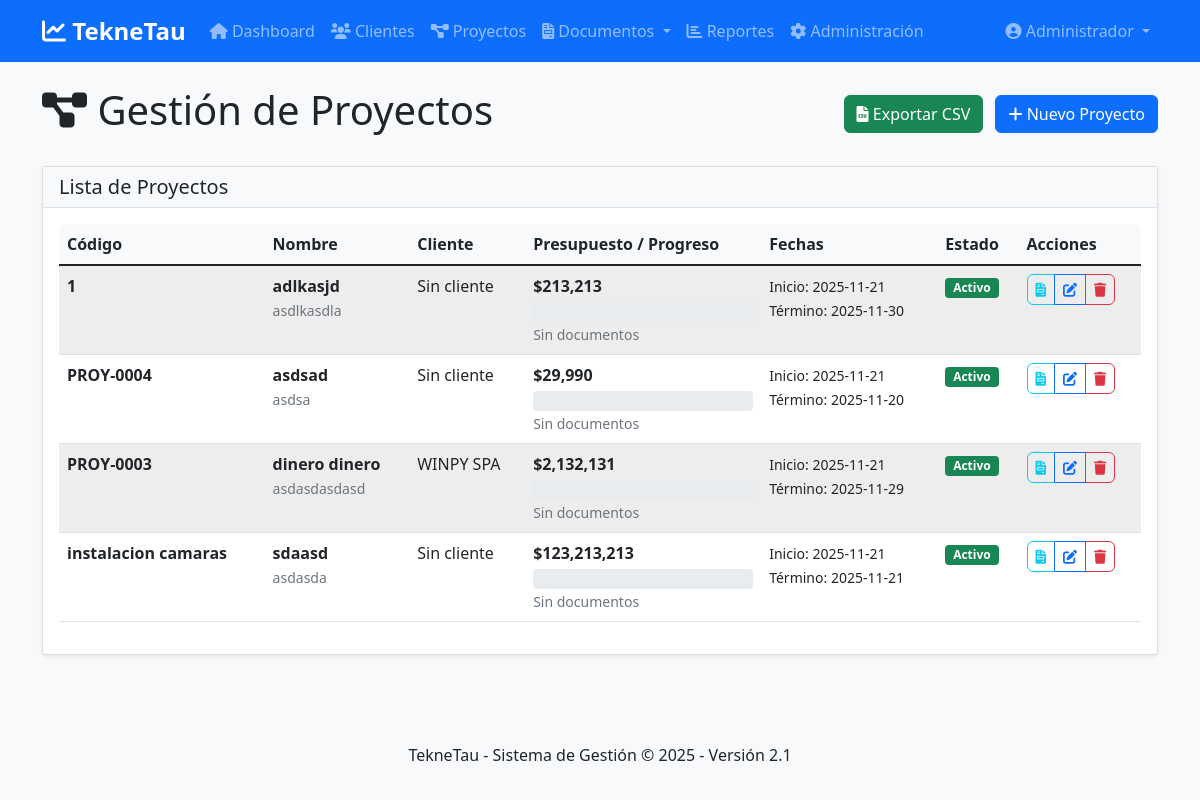
Page /proyectos (signed in) on the committed database.
### tables this page shows
CREATE TABLE proyectos (
            id INTEGER PRIMARY KEY AUTOINCREMENT,
            codigo TEXT UNIQUE,
            nombre TEXT,
            descripcion TEXT,
            cliente_rut TEXT,
            fecha_inicio DATE,
            fecha_termino DATE,
            presupuesto REAL,
            estado TEXT DEFAULT 'Activo',
            FOREIGN KEY (cliente_rut) REFERENCES clientes(rut)
        );

CREATE TABLE clientes (
            id INTEGER PRIMARY KEY AUTOINCREMENT,
            rut TEXT UNIQUE,
            razon_social TEXT,
            giro TEXT,
            direccion TEXT,
            comuna TEXT,
            telefono TEXT,
            email TEXT,
            activo BOOLEAN DEFAULT 1,
            fecha_creacion TIMESTAMP DEFAULT CURRENT_TIMESTAMP
        );

### proyecto integrado/app.py (the view)
@app.route('/proyectos')
@login_required
def proyectos():
    conn = get_db_connection()
    proyectos_list = rows_to_dicts(conn.execute('''
        SELECT p.*, c.razon_social
        FROM proyectos p
        LEFT JOIN clientes c ON c.rut = p.cliente_rut
        ORDER BY p.nombre
    ''').fetchall())
    clientes_list = rows_to_dicts(conn.execute('SELECT rut, razon_social FROM clientes WHERE activo = 1 ORDER BY razon_social').fetchall())
    conn.close()
    return render_template('proyectos.html', proyectos=proyectos_list, clientes=clientes_list)

### proyecto integrado/app.py (called while the page is built)
def get_db_connection():
    conn = sqlite3.connect(app.config['DATABASE'])
    conn.row_factory = sqlite3.Row
    return conn

def rows_to_dicts(rows):
    resultado = []
    for row in rows:
        if isinstance(row, sqlite3.Row):
            resultado.append({key: row[key] for key in row.keys()})
        elif isinstance(row, dict):
            resultado.append(row)
        else:
            try:
                resultado.append(dict(row))
            except Exception:
                resultado.append({'value': row})
    return resultado

def login_required(f):
    @wraps(f)
    def decorated_function(*args, **kwargs):
        if 'user_id' not in session:
            if request.path.startswith('/api/'):
                return jsonify({'error': 'No autorizado', 'login_required': True}), 401
            return redirect(url_for('login'))
        return f(*args, **kwargs)
    return decorated_function

### proyecto integrado/templates/proyectos.html (shortened to what this page needs)
{% extends "base.html" %}
{% block content %}
<div class="row">
    <div class="col-12">
        <div class="d-flex justify-content-between align-items-center mb-4">
            <h1><i class="fas fa-project-diagram"></i> Gestión de Proyectos</h1>
            <div>
                <a href="/api/exportar-proyectos-csv" class="btn btn-success me-2">
                    <i class="fas fa-file-csv"></i> Exportar CSV
                </a>
                <button class="btn btn-primary" data-bs-toggle="modal" data-bs-target="#modalProyecto">
                    <i class="fas fa-plus"></i> Nuevo Proyecto
                </button>
            </div>
        </div>
    </div>
</div>
<div class="row">
    <div class="col-12">
        <div class="card">
            <div class="card-header">
                <h5 class="card-title mb-0">Lista de Proyectos</h5>
            </div>
            <div class="card-body">
                <div class="table-responsive">
                    <table class="table table-striped">
                        <thead>
                            <tr>
                                <th>Código</th>
                                <th>Nombre</th>
                                <th>Cliente</th>
                                <th>Presupuesto / Progreso</th>
                                <th>Fechas</th>
                                <th>Estado</th>
                                <th>Acciones</th>
                            </tr>
                        </thead>
                        <tbody>
                            {% for proyecto in proyectos %}
                            <tr>
                                <td><strong>{{ proyecto.codigo }}</strong></td>
                                <td>
                                    <div class="fw-bold">{{ proyecto.nombre }}</div>
                                    <small class="text-muted">{{ proyecto.descripcion or '' }}</small>
                                </td>
                                <td>{{ proyecto.razon_social or 'Sin cliente' }}</td>
                                <td style="min-width: 200px;">
                                    <div class="mb-1">
                                        <strong>${{ "{:,.0f}".format(proyecto.presupuesto or 0) }}</strong>
                                    </div>
                                    <div class="progress" style="height: 20px;" id="progress-{{ proyecto.codigo }}">
                                    </div>
                                    <small class="text-muted" id="progress-text-{{ proyecto.codigo }}">Cargando...</small>
                                </td>
                                <td>
                                    <small>
                                        Inicio: {{ proyecto.fecha_inicio or 'N/A' }}<br>
                                        {% if proyecto.fecha_termino %}
                                        Término: {{ proyecto.fecha_termino }}
                                        {% endif %}
                                    </small>
                                </td>
                                <td>
                                    {% if proyecto.estado == 'Activo' %}
                                        <span class="badge bg-success">Activo</span>
                                    {% elif proyecto.estado == 'Completado' %}
                                        <span class="badge bg-primary">Completado</span>
                                    {% else %}
                                        <span class="badge bg-secondary">Inactivo</span>
                                    {% endif %}
                                </td>
                                <td>
                                    <div class="btn-group">
                                        <button class="btn btn-sm btn-outline-info btn-ver-documentos"
                                            data-codigo="{{ proyecto.codigo }}"
                                            data-nombre="{{ proyecto.nombre }}"
                                            title="Ver documentos">
                                            <i class="fas fa-file-invoice"></i>
                                        </button>
                                        <button class="btn btn-sm btn-outline-primary btn-editar-proyecto"
                                            data-codigo="{{ proyecto.codigo }}"
                                            data-nombre="{{ proyecto.nombre }}"
                                            data-descripcion="{{ proyecto.descripcion or '' }}"
                                            data-cliente_rut="{{ proyecto.cliente_rut or '' }}"
                                            data-presupuesto="{{ proyecto.presupuesto or 0 }}"
                                            data-fecha_inicio="{{ proyecto.fecha_inicio or '' }}"
                                            data-fecha_termino="{{ proyecto.fecha_termino or '' }}"
                                            data-estado="{{ proyecto.estado or 'Activo' }}"
                                            title="Editar">
                                            <i class="fas fa-edit"></i>
                                        </button>
                                        <button class="btn btn-sm btn-outline-danger btn-eliminar-proyecto"
                                            data-codigo="{{ proyecto.codigo }}"
                                            data-nombre="{{ proyecto.nombre }}"
                                            title="Eliminar">
                                            <i class="fas fa-trash"></i>
                                        </button>
                                    </div>
                                </td>
                            </tr>
                            {% endfor %}
                        </tbody>
                    </table>
                </div>
            </div>
        </div>
    </div>
</div>
{% endblock %}

### proyecto integrado/static/css/style.css (style rules this page uses)
:root { --primary-color: #2c3e50; --secondary-color: #3498db; --success-color: #27ae60; --warning-color: #f39c12; --danger-color: #e74c3c; --nc-color: #27ae60; --nd-color: #f39c12; }
body { background-color: #f8f9fa; font-family: 'Segoe UI', Tahoma, Geneva, Verdana, sans-serif; }
.card { box-shadow: 0 0.125rem 0.25rem rgba(0, 0, 0, 0.075); border: 1px solid rgba(0, 0, 0, 0.125); margin-bottom: 1.5rem; }
.card-header { background-color: #f8f9fa; border-bottom: 1px solid #dee2e6; font-weight: 600; }
.table th { border-top: none; font-weight: 600; background-color: #f8f9fa; }
.btn { border-radius: 0.375rem; font-weight: 500; }
.table-responsive { border-radius: 0.375rem; }
.table-striped tbody tr:nth-of-type(odd) { background-color: rgba(0, 0, 0, 0.02); }

### rows in the picture
proyectos: codigo "1", nombre "adlkasjd", descripcion "asdlkasdla", razon_social "Sin cliente", presupuesto "213,213", fecha_inicio "2025-11-21", fecha_termino "2025-11-30", estado "Activo"
proyectos: codigo "PROY-0004", nombre "asdsad", descripcion "asdsa", razon_social "Sin cliente", presupuesto "29,990", fecha_inicio "2025-11-21", fecha_termino "2025-11-20", estado "Activo"
proyectos: codigo "PROY-0003", nombre "dinero dinero", descripcion "asdasdasdasd", razon_social "WINPY SPA", presupuesto "2,132,131", fecha_inicio "2025-11-21", fecha_termino "2025-11-29", estado "Activo"
proyectos: codigo "instalacion camaras", nombre "sdaasd", descripcion "asdasda", razon_social "Sin cliente", presupuesto "123,213,213", fecha_inicio "2025-11-21", fecha_termino "2025-11-21", estado "Activo"

### other values in the picture
{{ session.nombre }} "Administrador"
